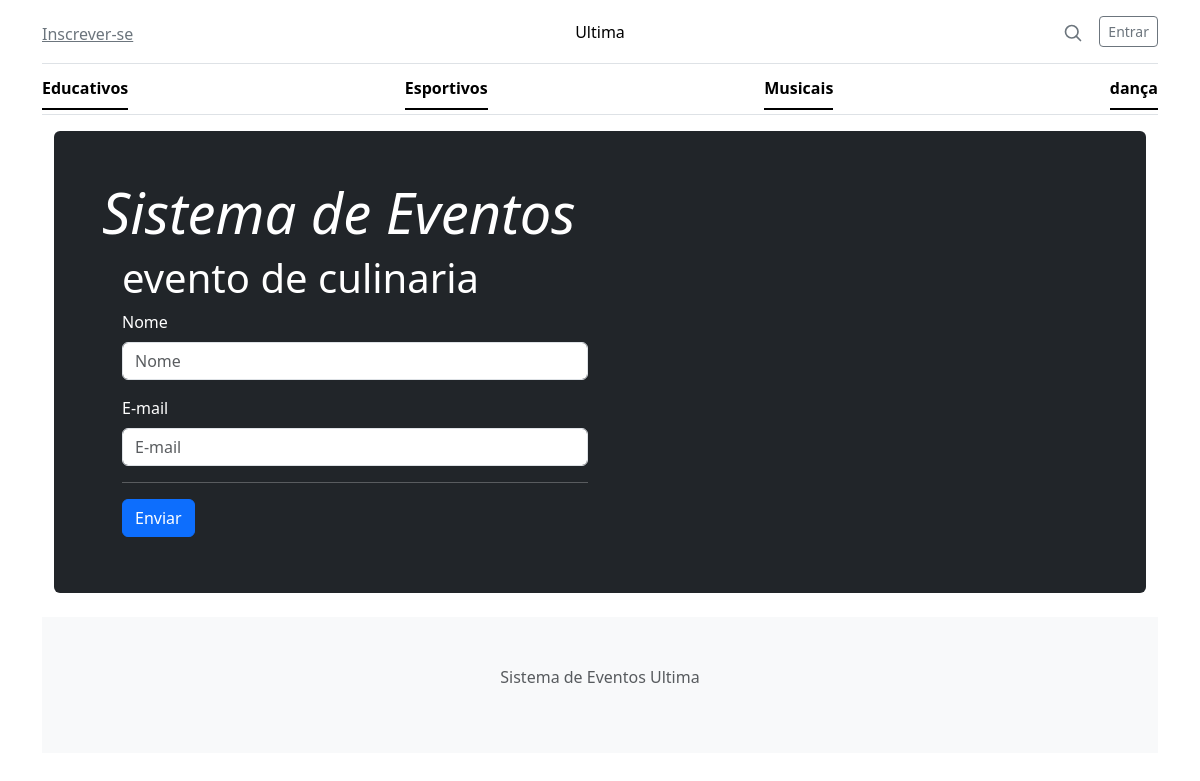
The page /eventos/detalhes/1/ on the database its author committed.
### eventos/models.py (models this page shows, shortened)
class Categoria(models.Model):
    nome = models.CharField('Nome',max_length=50)
    descricao = models.TextField('Descrição',blank=True)
    class Meta :
        verbose_name = 'Categoria'
        verbose_name_plural = 'Categorias'
        ordering = ['nome']

class Evento(models.Model):
    nome = models.CharField('Nome',max_length=50)
    categoria = models.ForeignKey(Categoria ,models.CASCADE, verbose_name='Categoria' , related_name='eventos'
    )
    descricao = models.TextField('Descrição',blank=True)
    data = models.DateField('Data do Evento',null=True,blank=True)
    criado_em = models.DateTimeField('Criado em ',auto_now_add=True)
    criado_por = models.ForeignKey('auth.User', models.SET_NULL, null=True, blank=True)
    class Meta :
        verbose_name = 'Evento'
        verbose_name_plural = 'Eventos'

### eventos/views.py (the view)
def eventos_detalhes(request, id):
    evento = get_object_or_404(Evento, id = id)
    form = InscricaoEventoForm(request.POST or None)
    if form.is_valid():
        inscricao = form.save(commit=False)
        inscricao.evento = evento
        inscricao.save()
        sucesso = True
    else:
        sucesso = False
    contexto = {
        'evento':evento,
        'form': form,
        'sucesso': sucesso,
    }
    return render(request ,'evento.html',contexto)

### eventos/forms.py
class InscricaoEventoForm (forms.ModelForm):
    class Meta:
        model = InscricaoEvento
        fields = {
            'nome',
            'email',
        }

### eventos/context_processors.py (called while the page is built)
def categorias (request):
    return{
        'categorias':Categoria.objects.all()
    }

### eventos/templates/evento.html (shortened to what this page needs)
{% extends "base.html" %}
{% load bootstrap5 %}
{% block conteudo %}
<h1>{{ evento.nome }}</h1>
<div class="col-sm-6">
    {% if sucesso %}
        <p class="alert alert-success">Inscrição enviada com sucesso!</p>
    {% else %}
        <form action="" method="post">
            {% bootstrap_form form %}
            <hr>
            <button class="btn btn-primary" type="submit">Enviar</button>
        </form>
    {% endif %}
</div>
{% endblock %}

### base/templates/base.html (shortened to what this page needs)
<!DOCTYPE html>
<html lang="pt-br">
<head>
    <link href="/static/bootstrap.min.css" rel="stylesheet">
</head>
<body>
    <div class="container">
        <header class="border-bottom py-3">
            <div class="row flex-nowrap justify-content-between align-items-center">
                <div class="col-4 pt-1">
                    <a class="link-secondary" href="{% url 'inscrever' %}">Inscrever-se</a>
                </div>
                <div class="col-4 text-center">
                    <a class="blog-header-logo text-body-emphasis text-decoration-none" href="{% url 'inicio'%}">Ultima</a>
                </div>
                <div class="col-4 d-flex justify-content-end align-items-center">
                    <a class="link-secondary" href="#" aria-label="Search">
                        <svg xmlns="http://www.w3.org/2000/svg" width="20" height="20" fill="none" stroke="currentColor" stroke-linecap="round"
                         stroke-linejoin="round" stroke-width="2" class="mx-3" role="img" viewBox="0 0 24 24"><title>Pesquisar</title><circle cx="10.5" cy="10.5"
                         r="7.5"/><path d="M21 21l-5.2-5.2"/></svg>
                    </a>
                    <a class="btn btn-sm btn-outline-secondary" href="#">Entrar</a>
                </div>
        </header>
            <div class="nav-scroller py-1 mb-3 border-bottom">
                <nav class="nav nav-underline justify-content-between">
                    {% for categoria in categorias %}
                    <a class="nav-item nav-link link-body-emphasis active" href="#">{{ categoria.nome }}</a>
                    {% endfor %}
                </nav>
            </div>
        <main class ="container">
            <div class="p-4 p-md-5 mb-4 text-white rounded bg-dark">
                <div class="col-md-6 px-0">
                <h1 class="display-4 fst-italic">Sistema de Eventos</h1>
            </div>
            <div class="row m-2">
            {% block conteudo %}
            {% endblock %}
        </main>
        <footer class="py-5 text-center text-body-secondary bg-body-tertiary">
            <p>Sistema de Eventos Ultima</p>
        </footer>
    </div>
</body>
</html>

### rows shown on the page
Categoria: nome "Educativos"
Categoria: nome "Esportivos"
Categoria: nome "Musicais"
Categoria: nome "dança"
Evento: nome "evento de culinaria"
